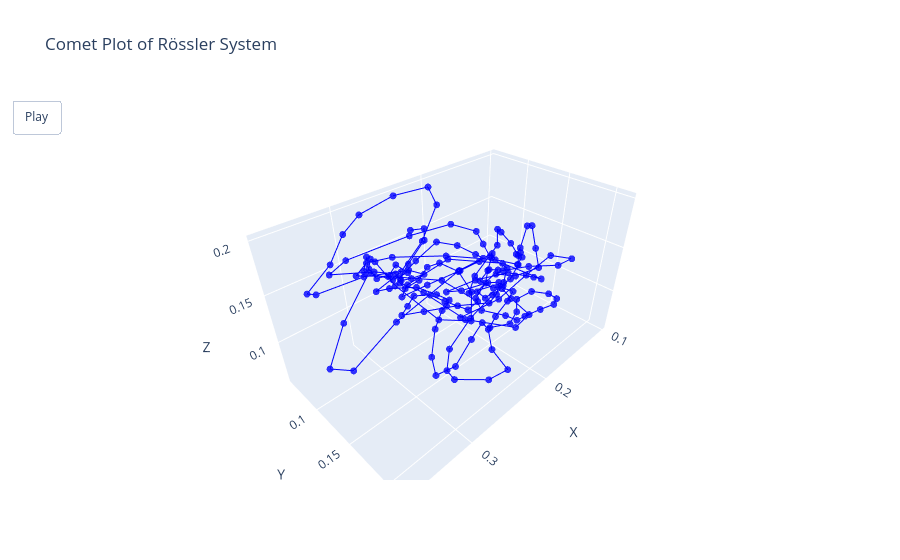

The notebook cell this image was saved under:
### Code cell
import plotly.graph_objects as go

# Create the 3D plot
fig = go.Figure()

# Add the first line with comet effect
fig.add_trace(go.Scatter3d(
    x=x_A,
    y=y_A,
    z=z_A,
    mode='lines+markers',
    name='Actividad',
    marker=dict(
        size=4,
        color='blue',
        opacity=0.8
    ),
    line=dict(
        color='blue',
        width=2
    )
))



# Create frames for animation
frames = [go.Frame(data=[
    go.Scatter3d(
        x=x_A[:k+1],
        y=y_A[:k+1],
        z=z_A[:k+1],
        mode='lines+markers',
        marker=dict(
            size=4,
            color='blue',
            opacity=0.5
        ),
        line=dict(
            color='blue',
            width=2
        )
    )
]) for k in range(len(x_A))]

# Add frames to the figure
fig.frames = frames

# Update layout with animation settings
fig.update_layout(
    title='Comet Plot of Rössler System',
    scene=dict(
        xaxis_title='X',
        yaxis_title='Y',
        zaxis_title='Z'
    ),
    updatemenus=[dict(
        type='buttons',
        showactive=False,
        buttons=[dict(label='Play',
                      method='animate',
                      args=[None, dict(frame=dict(duration=10, redraw=True), fromcurrent=True)])]
    )]
)

# Show the plot
fig.show()

### Figure 1 — Plotly figure (JSON) as saved in the notebook; plotly's stock layout.template omitted (floating-point values rounded to 4 significant figures; data arrays with more than 128 entries replaced by an {"elided": "..."} marker saying what was removed)
{"data": [{"line": {"color": "blue", "width": 2}, "marker": {"color": "blue", "opacity": 0.8, "size": 4}, "mode": "lines+markers", "name": "Actividad", "type": "scatter3d", "x": {"elided": "180 float values"}, "y": {"elided": "180 float values"}, "z": {"elided": "180 float values"}}], "layout": {"scene": {"xaxis": {"title": {"text": "X"}}, "yaxis": {"title": {"text": "Y"}}, "zaxis": {"title": {"text": "Z"}}}, "title": {"text": "Comet Plot of Rössler System"}, "updatemenus": [{"buttons": [{"args": [null, {"frame": {"duration": 10, "redraw": true}, "fromcurrent": true}], "label": "Play", "method": "animate"}], "showactive": false, "type": "buttons"}]}}
